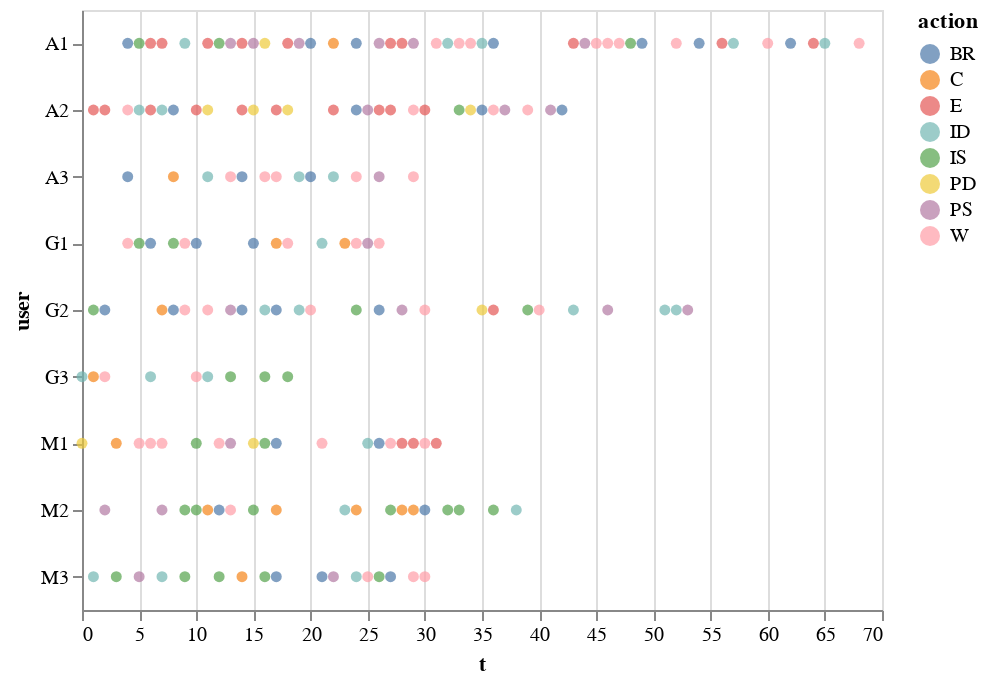

The code cell stored with this chart in its notebook:
### Markdown cell above
# Action only

### Code cell
df_action = df[df.action.isin(featureOnly)]
alt.Chart(df_action).mark_circle().encode(        
    color='action',
    y="user",
    x='t'
)

### Figure 1 — Vega-Lite specification as saved in the notebook (floating-point values rounded to 4 significant figures; data arrays with more than 128 entries replaced by an {"elided": "..."} marker saying what was removed)
{"$schema": "https://vega.github.io/schema/vega-lite/v2.6.0.json", "config": {"view": {"height": 300, "width": 400}}, "data": {"name": "data-759c31fac935f2f2258939397ce17bf6"}, "datasets": {"data-759c31fac935f2f2258939397ce17bf6": {"elided": "186 records"}}, "encoding": {"color": {"field": "action", "type": "nominal"}, "x": {"field": "t", "type": "quantitative"}, "y": {"field": "user", "type": "nominal"}}, "mark": "circle"}
